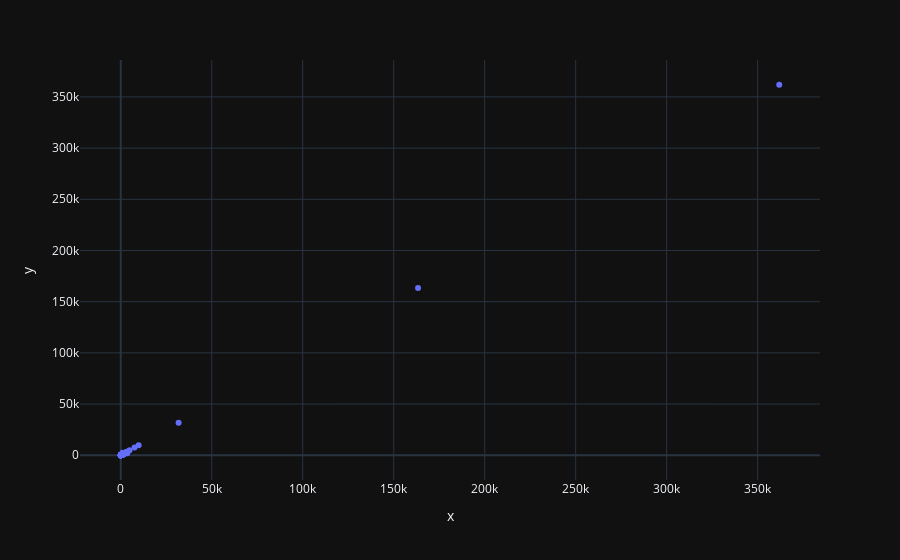

Here is the notebook cell this chart was saved with:
### Code cell
fig = px.scatter(x=y_test,y=y_pred
)
fig.show()

### Figure 1 — Plotly figure (JSON) as saved in the notebook; plotly's stock layout.template omitted (floating-point values rounded to 4 significant figures; data arrays with more than 128 entries replaced by an {"elided": "..."} marker saying what was removed)
{"data": [{"hovertemplate": "x=%{x}<br>y=%{y}<extra></extra>", "legendgroup": "", "marker": {"color": "#636efa", "symbol": "circle"}, "mode": "markers", "name": "", "orientation": "v", "showlegend": false, "x": {"elided": "382 float values"}, "xaxis": "x", "y": {"elided": "382 float values"}, "yaxis": "y", "type": "scatter"}], "layout": {"xaxis": {"anchor": "y", "domain": [0.0, 1.0], "title": {"text": "x"}}, "yaxis": {"anchor": "x", "domain": [0.0, 1.0], "title": {"text": "y"}}, "legend": {"tracegroupgap": 0}, "margin": {"t": 60}}}
